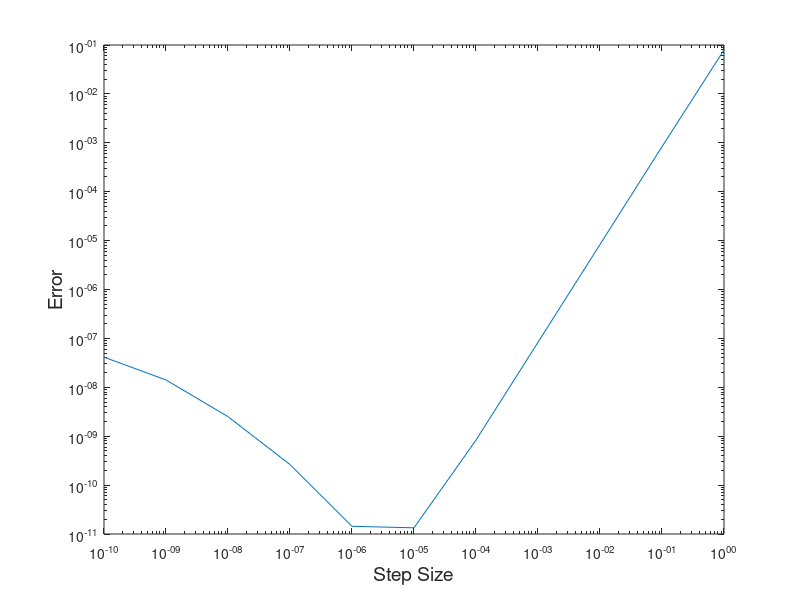

Here is the MATLAB script that generated this plot:
x = pi/6; n = 11; h = 1;
H(1) = h;
D(1) = (cos(x+h)-cos(x-h))/(2*h);
E(1) = abs(-sin(x)-D(1));
for i=2:n
    h=h/10;
    H(i)=h;
    D(i)=(cos(x+h)-cos(x-h))/(2*h);
    E(i)=abs(-sin(x)-D(i));
end
L=[H' D' E']';
fprintf(' step size | finite difference | true error\n');
fprintf('%12.10f %16.14f %16.13f\n',L);
loglog(H,E), xlabel('Step Size','fontsize',14)
ylabel('Error','fontsize',14)
